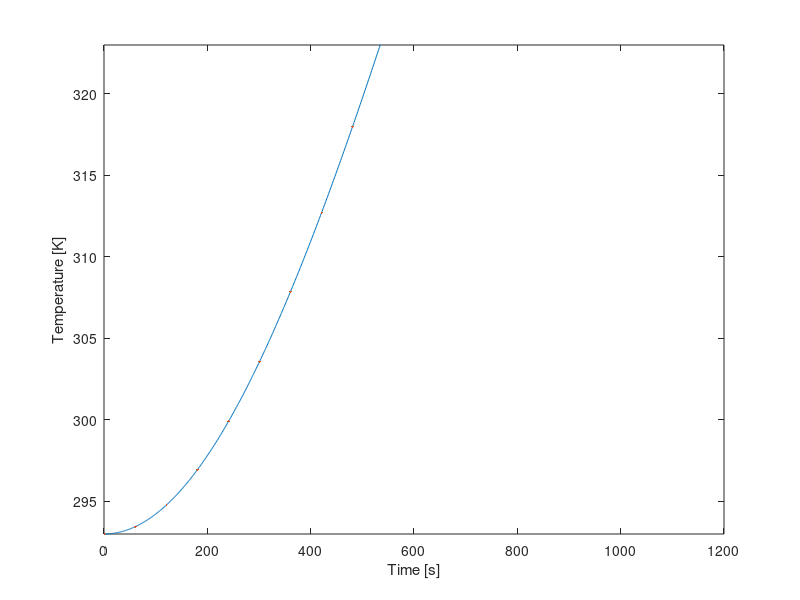
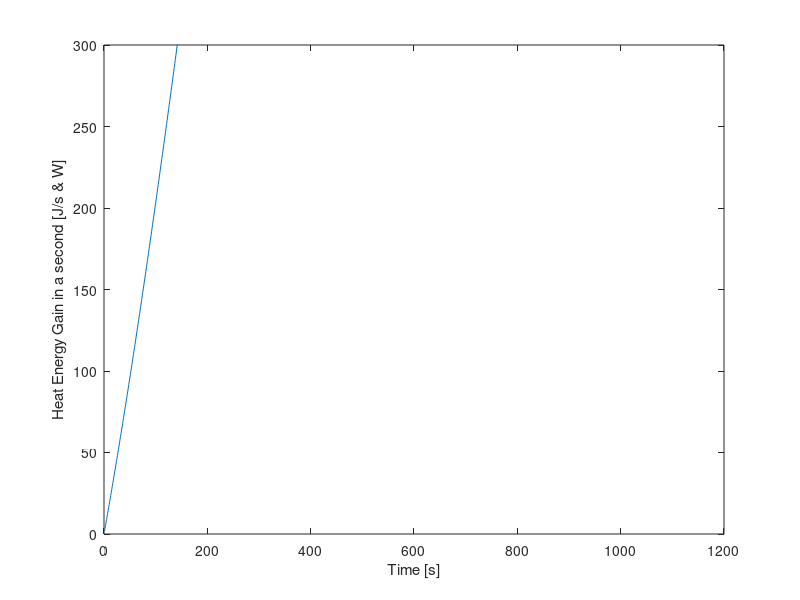
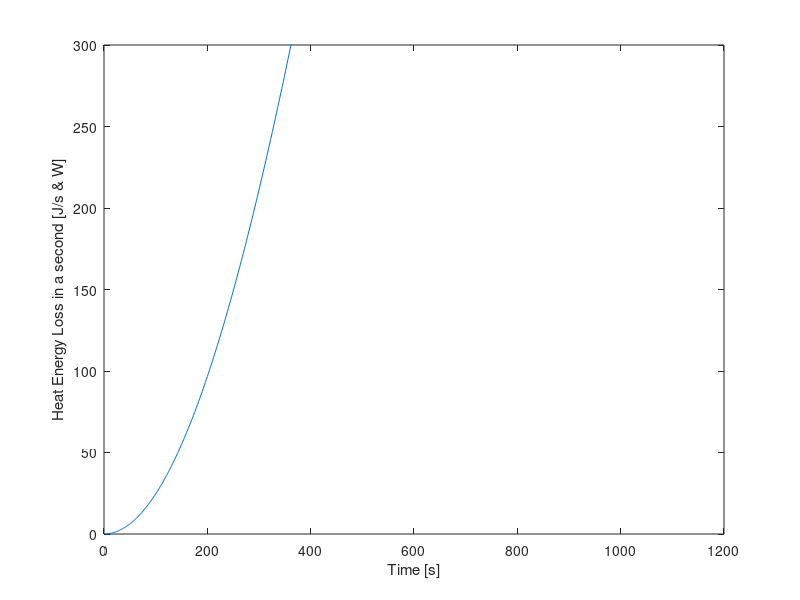

Write MATLAB code to recreate these figures, in order.
clear all, close all, clc
%% Setup
% This section contains the parameters of the setup (start of cycle)
i=1;                     %Value for plot
T_0 = 293;              %Starting temperature in [K], assumed for all fluids, gasses and materials
T_water = 293;              %Starting temperature water in [K]
T_al = 293;                 %Starting temperature aluminium in [K]
T_cu = 293;                 %Starting temperature copper in [K]
T_pvc = 293;                %Starting temperature PVC in [K]
T_pur = 293;                %Starting temperature polyurethane in [K]
T_air = 293;                %Starting temperature internal air in [K]
T_amb = 293;                %Starting temperature ambient (outside) air in [K]
t = 1;                      %Time at the start [s]
t_final=1200;               %Time at end cycle [s]
%% First order variables
%This section contains the properties and constants of the materials, but also fixed variables of the setup
%Copper tubing
r_inner_cu = 0.004;     %Inner radius copper tube [m]
r_outer_cu = 0.006;     %Outer radius copper tube [m]
roughness_cu = 0.0015;  %Pipe roughness [m]
length_cu = 6.85;       %Length copper tube [m]
epsilon_cu = 0.05;      %Emissivity copper [-]
rho_cu = 8960;          %Density copper [kg/m^3]
c_cu = 386;             %Specific heat copper [J/kg K]
k_cu = 400;             %Thermal conductivity copper [W/(m K)]
%PVC tubing
hsv_pvc_d = 0.0022;     %Thickness of the HSV PCV [m]
r_outer_pvc = 0.055;    %Outer radius PVC tube [m]
r_inner_pvc = r_outer_pvc - hsv_pvc_d ;   %Inner radius PVC tube [m]
r_outer_double_pvc = r_outer_pvc + hsv_pvc_d; %Outer Radius of double-layered PVC tube (near endcaps) [m]
length_pvc = 0.130;     %Length/Height PVC tube [m] (this was shown to be slightly longer during first building phase with no real means to cut it down to 0.125m)
length_cap_pvc = 0.034; %Length/Height of a PVC Endcap [m]
epsilon_pvc = 0.9;      %Emissivity PVC [-]
rho_pvc = 1330;         %Density PVC [kg/m^3]
k_pvc = 0.19;           %Thermal conductivity PVC [W/(m K)]
d_air_endcap = 0.01;    %Distance between Kingspan Therma and the PVC endcap. Used to determine therma resistance
%Polyurethane tubing
r_inner_pur = 0.004;    %Inner radius polyurethane tube [m]
r_outer_pur = 0.006;    %Outer radius polyurathane tube [m]
d_pur = 0.002;          %Wall Thickness polyurthane tube [m]
length_pur = 6;         %Length polyurethane tube [m]
epsilon_pur = 0.9;      %Emissivity polyurethane [-]
k_pur = 0.13;           %Thermal conducitivity polyurethane [W/(m K)]
%Aluminium plate
A_al = 1.085;           %Area aluminium plate [m^2]
epsilon_paint = 0.95;   %Emissivity black acrylic paint [-] 
rho_al = 2700;          %Density aluminium [kg/m^3]
d_al = 0.002;           %thickness aluminium plate [m]
k_al = 237;             %Thermal conductivity aluminium [W/(m K)]
c_al = 900;             %Specific heat aluminium [J/kg K]
%Water
rho_water_20C = 998;    %Density water at 20C [kg/m^3]
c_water = 4148;         %Specific heat water [J/kg K]
%Air
rho_air = 1.29;         %Density air at 20C [kg/m^3]
c_air = 1006;           %Specific heat air [J/kg K]
k_air = 0.025;          %Thermal conductivity air [W/m K]
%General Setup Wood Properties
k_wood = 0.12;       %Thermal Conductivity of Pinewood [W/m k]                       
d_wood = 0.054;      %Wood border thcikness [m], simplification, in reality 2 mm air pocket within 
A_wood = 0.3107;     %Inner Surface Area wood layer [m], slight simplification
%Kingspan Insulation Properties
ks_k = 0.022;     % Thermal Conductivity Kingspan insulation layer[W/(m*k)]
ks_d = 0.04;      % thickness of Kingspan insulation layer [m]
ks_spacer_d = 0.01; % Thickness of a single Kingspan spacer layer [m]
%Other
sigma = 5.67*10^-8;     %Stefan Boltzmann constant [W/(m^2 K^4)]
flowrate = 3/60000;     %Flowrate pump [m^3/s]
E = 1000;               %Irradiance artificial sun [W/m^2]
%% Second order variables
%Copper tube
A_outer_cu = 2 * pi * r_outer_cu * length_cu;       %Outer surface area copper tube [m^2]
A_inner_cu = 2 * pi * r_inner_cu * length_cu;       %Inner surface area copper tube [m^2]
A_exposed_cu = A_outer_cu/2;
V_cu = pi * r_inner_cu^2 * length_cu;               %Inner volume copper tube [m^3]
M_cu = V_cu * rho_cu;
%Surface areas and volume PVC tube
A_outer_pvc = 2 * pi * r_outer_pvc * length_pvc;    %Outer area PVC tube [m^2]
A_inner_pvc = 2 * pi * r_inner_pvc * length_pvc;    %Inner area PVC tube [m^2]
V_pvc = pi * r_inner_pvc^2 * length_pvc;            %Inner volume PVC tube [m^3]
%Surface areas and volume Polyurethane Tubing
A_outer_pur = 2 * pi * r_outer_pur * length_pur;    %Outer area Polyurethane Tubing [m^2]
A_inner_pur = 2 * pi * r_inner_pur * length_pur;    %Inner area Polyurethane Tubing [m^2]
V_pur = pi * r_inner_pur^2 * length_pur;            %Inner volume Polyurethane Tubing [m^3]
%Aluminium plate
V_al = A_al*0.002;                                  %Volume aluminium plate [m^3]
M_al = rho_al*V_al;                                 %Mass aluminium plate [kg]
%The following values are lifted from the earlier matlab model and are used to calculate (average) surface area of the Kingspan Insulation.
hsv_al_width = 0.04017;                                                                % Width of Aluminum Tape reflector section, [m]
hsv_therma_width_in = (hsv_al_width + (2*(sind(18)*0.010)));                           %'width' of kingspan therma plate on the inside, [m]
hsv_therma_width_out = (hsv_al_width + (2*(sind(18)*0.010))) + 2*(tand(18)*ks_d);      %'width' of kingspan therma plate on the outside, [m]
hsv_therma_a_in = length_pvc * hsv_therma_width_in;                                    %Area of kingspan therma plate on inside, [m^2]
hsv_therma_a_out = length_pvc * (hsv_therma_width_out);                                %Area of kingspan therma plate on outside, [m^2]
hsv_therma_a_avg = (hsv_therma_a_out + hsv_therma_a_in)/2;                             %Surface area in middle of therma plate, [m^2]
%The Heat Storage Vessel is seperated into two parts: one for the parts with overlap of endcaps and one for the part without 
pvc_ec_inner_length = length_cap_pvc - hsv_pvc_d;                                                       %Inner length of PVC Endcap [m]
hsv_pvc_a_single = (length_cap_pvc - (pvc_ec_inner_length * 2)) * ((r_inner_pvc+r_outer_pvc)/2) * 2 * pi; %Average PVC Surface Area for Heat Storage Vessel section without overlap [m]
hsv_pvc_a_double = (pvc_ec_inner_length * 2) * ((pvc_ec_inner_length+r_outer_double_pvc)/2) * 2 * pi;         %Average PVC Surface Area for Heat Storage Vessel sections with overlap [m]
pvc_ec_a = (r_outer_pvc)^2 * pi;                                                                         %Surface area of a single endcap, [m^2]
% Air Insulation Values
hsv_air_avgdist1 = ((0.010+0.00795)/2)*((length_pvc - (pvc_ec_inner_length * 2))/length_pvc) + ((0.0078+0.00575)/2)*((pvc_ec_inner_length * 2)/length_pvc); %Average distance of the heat reflector to the outer wall of the PVC body [m], USES PRE CALCULATED VALUES.  Accounts for the double layer PVC near the endcap, [m]
hsv_air_avg_a1 = length_pvc * (hsv_al_width - (2*(sind(18)*0.005)));       %Surface area at the average point between pvc and reflector [m^2], (TODO implement avgdist 1)
hsv_air_avgdist2 = 0.00905;                                                %Average distance between reflector and kingspan therma plate [m]
hsv_air_avg_a2 = length_pvc * (hsv_al_width + (2*(sind(18)*0.005)));       %Surface are at the average point between reflector and kingspan therma [m^2], (TODO implement avgdist 2)
%Aluminum Reflector Tape Properties
d_al_t = 0.0001;                            % Thickness of an aluminum reflector segment [m]
a_al_t = hsv_al_width * length_pvc;         % Area of a single heat reflector element. 10 are present in total [m^2]
    
% Convective heat transfer coefficients
h_air = 5.0;         %CVTH of still air [W/(m^2 K)], Range (4.0 to 5.9)
h_water = 100;      %CVTH of water [W/(m^2 K)], Range (100 to 15000), Unused
h_pvc = 5;        %CVTH PVC [W/(m^2 K)], Range (5 to 9)
h_al = 7;        %CVTH aluminium [W/(m^2 K)], Range (7 to 10)
h_kingspan = 10;   %CTVH of Kingspan-Therma insulation [W/(m^2 K)], Range (10 to 30) (Aluminum surface)
h_pur = 5;        %CVTH of Polyurethane [W/(m^2 K)], PLACEHOLDER 
h_cu = 7;            %CVTH copper [W/(m^2 K)], Range (7 to 10) PLACEHOLDER
%Radiative heat transfer coefficients
h_r_pvc = 0.1;       %RDTH of pvc [W/(m^2 K)], PLACEHOLDER
h_r_al = 0.08;       %RDTH of aluminium-foil [W/(m^2 K)], PLACEHOLDER 
h_r_Kingspan = 0.08;  %RDTH of Kingspan-Therma insulation [W/(m^2 K)], PLACEHOLDER
h_r_pur = 0.5;       %RDTH of Polyurethane [W/(m^2 K)], PLACEHOLDER
%Overall Heat Transfer Coefficients, (may change due to change in CVTH)
U_cu = 1700;         %OHTC water in copper [W/(m^2 K)] TODO check this, has large influence on final temp
U_pur = 120.76;      %OHTC water in polyurethane [W/(m^2 K)]
U_pvc = 4.21;       %OHTC water in PVC [W/(m^2 K)]
%Other
V_system = V_cu+V_pvc+V_pur;                  %Volume of system  

%Simplified without radiation
R_a = 1/((1/(h_pvc*(hsv_pvc_a_single+hsv_pvc_a_double))) + (log(r_outer_pvc/r_inner_pvc)/(2*pi*length_pvc*k_pvc))); %Convection from PVC into first air pocket, And conduction through PVC.
R_b = hsv_air_avgdist1 / (k_air * (10*hsv_air_avg_a1)); %Conduction through first air pocket
R_c = 1/((1/(h_al*(10*a_al_t))) + (d_al_t/k_al*(10*a_al_t))); %Convection from reflector to second air pocket, And conduction through reflector.
R_d = hsv_air_avgdist2 / (k_air * (10*hsv_air_avg_a2)); %Conduction through second air pocket
R_e = 1/((1/(h_kingspan*(10*hsv_therma_a_avg))) + (ks_d/(ks_k*(10*hsv_therma_a_avg)))); %Convection from Kingspan Therma to ambient, And conduction through Kingspan Therma.    
R_hsv_radial = R_a + R_b + R_c + R_d + R_e;
%Endcap (Assumed single endcap here. Second one will be accounted for in R_hsv_endcaps)
R_z = 1/((1/(k_pvc*pvc_ec_a)) + (hsv_pvc_d/(k_pvc*pvc_ec_a)));          %Convection from PVC into air gap, and conduction through pvc.
R_y = d_air_endcap/(k_air * pvc_ec_a);                                  %Conduction through air gap
R_x = 1/((1/(h_kingspan*pvc_ec_a)) + (ks_d/(ks_k*pvc_ec_a)));           %Convection from Kingspan Therma into outside atmosphere, and conduction through Kingspan Therma
R_hsv_endcaps = 1/(1/(R_z + R_y + R_x) + 1/(R_z + R_y + R_x));              %Total Equivalent Thermal resistance of both endcaps
R_hsv = 1/((1/R_hsv_radial) + (1/R_hsv_endcaps));
%misc thermal resistance 
R_al = d_al/(k_al * A_al);                    %Thermal resistance aluminium plate 
R_sol_air = 0.1;                                %Conductive thermal resistance air, PLACEHOLDER 
R_sol_wood = d_wood/(k_wood * A_wood) ;       %Conductive thermal resistance wood setup    
R_pur = 1/((1/(h_pur*(A_outer_pur))) + (log(r_outer_pur/r_inner_pur)/(2*pi*length_pur*k_pur))); %Thermal resistance of Polyurethane tube. Not accounting for rad
R_con = 1/((1/(h_cu*(0.2*(r_outer_cu*pi*2)))) + (log(r_outer_cu/r_inner_cu)/(2*pi*0.2*k_cu)))

%Empty Arrays
T_air = repmat(0, 1,t_final);
T_cu = repmat(0, 1,t_final);
T_al = repmat(0, 1,t_final);
T_water = repmat(0, 1,t_final);
T_pur = repmat(0, 1,t_final);
T_0 = repmat(0, 1,t_final);

%Insertion of starting values (temporary)
T_0(1) = 293;                  %Starting temperature in [K], assumed for all fluids, gasses and materials
T_water(1) = 293;              %Starting temperature water in [K]
T_al(1) = 293;                 %Starting temperature aluminium in [K]
T_cu(1) = 293;                 %Starting temperature copper in [K]
T_pur(1) = 293;                %Starting temperature polyurethane in [K]
T_air(1) = 293;                %Starting temperature internal air in [K]

A_contact_al_cu = length_cu * 0.002; %The contact patch area between the Aluminum and Copper. Simple lengthxwidth for area.
V_body_collector = 1.72*0.67*0.067;
M_air = V_body_collector*rho_air;   
%% Plotting info
for i = 1:t_final
    %Water Mass
    %rho_water = (999.83953 + 16.945176 * (1.00024*T_water(i)) - 7.9870401*10^-3 * (1.00024*T_water(i))^3 - 46.17046*10^-6* (1.00024*T_water(i))^3 +105.56302*10^-9 * (1.00024*T_water(i))^4 - 280.54253*10^-12 * (1.00024*T_water(i))^5)/(1+16.897850*10^-3 * (1.00024*T_water(i)));   %Density water
    M_water = V_system*rho_water_20C;       %Volume of water inside system. Can produce weird values if the rest doesnt work, likely not cause of issues.
    %%%%%%%%%%%%%%%%%%%%%%%%%%%%%%%%%%%%%%%%%%%%%%%%%%%    
    %Addition of Heat energy through radiation, And loss of heat in collector solids and air - Needs improvement
    Qdot_rad_al = E*(A_al-A_exposed_cu)*epsilon_paint;                                %Heat addition radiation on aluminium plate [W]   
    Qdot_rad_cu = E*length_cu*(r_outer_cu* pi)*epsilon_paint;          %Heat addition radiation on copper tube [W] (only half of tube exposed directly to light)
    T_al(i) = T_al(i)+(Qdot_rad_al/(M_al*c_al));                       %Temperature of aluminum as it heats up from radiation [k]
    T_cu(i) = T_cu(i)+(Qdot_rad_cu/(M_cu*c_cu));                       %Temperature of aluminum as it heats up from radiation [k]    
    %Losses to inside of collector space
    Qdot_loss_conv_al(i) = h_air*(A_al-A_exposed_cu)*(T_al(i)-T_air(i));                      %Heat loss convection aluminium plate [W] 
    T_al(i) = T_al(i)-(Qdot_loss_conv_al(i)/(M_al*c_al));                       %Temperature of aluminum as it heats up from radiation [k]   
    Qdot_loss_conv_cu(i) = h_air*(A_outer_cu)*(T_cu(i)-T_air(i));
    T_cu(i) = T_cu(i)-(Qdot_loss_conv_cu(i)/(M_cu*c_cu)); 
    %Heating of air inside of collector
    T_air(i) = T_air(i) + ((Qdot_loss_conv_cu(i)+Qdot_loss_conv_cu(i))/(M_cu*c_cu)); 
    %Heated air going back into collector Al and Cu by means of convection (This stabilizes the internal temperatures and ensures that the ambient air's heat can eventually make its way into the liq)
    Qdot_gain_conv_al(i) = h_air*(A_al-A_exposed_cu)*(T_al(i)-T_air(i));     
    Qdot_gain_conv_cu(i) = h_air*(A_al-A_exposed_cu)*(T_al(i)-T_air(i)); 
    T_al(i) = T_al(i)+(Qdot_gain_conv_al(i)/(M_al*c_al));      
    T_cu(i) = T_cu(i)+(Qdot_gain_conv_cu(i)/(M_cu*c_cu));    
        %By this point no external losses in the collector are accounted for, following section transports away heat energy into the water.
    
        
        
    Qdot_gain(i) = h_water*(A_inner_cu)*(T_cu(i)-T_water(i));   %Fill sum of energy gains here [J/s or W]
    T_water(i) = T_water(i) + (Qdot_gain(i)/(M_water*c_water));             %New Temperature of water due to heat gain in a single second, right side is Temp change in said second
    
    
    
    %Q_rad_cu = E*length_cu*(r_outer_cu*2 * pi)*epsilon_paint;            %Heat addition radiation on copper tube [W]
    %Q_rad_al = E*A_al*epsilon_paint;                                %Heat addition radiation on aluminium plate [W]
    %Q_loss_conv_al(i) = h_air*A_al*(T_al(i)-T_air(i));                      %Heat loss convection aluminium plate [W]
    %Q_loss_cond_al_cu = k_cu* A_exposed_cu*(T_al(i)-T_cu(i))/(r_outer_cu*2-r_inner_cu*2);  %dit klopt niet hlml maar weten A tussen plaat en buis niet %Heat loss conduction aluminium plate [W]
    %Q_losscond(i)= Q_loss_cond_al_cu;
    
    %Q_loss_cond_al(i) = (T_al(i)-T_air(i))/R_al ;                                       %Heat loss convection aluminium plate (other direction)
    %Q_loss_rad_cu(i) = sigma * epsilon_paint * A_outer_cu* (T_cu(i)^4 - T_air(i)^4);    %Heat loss radiation copper tube [W]
    %Q_loss_rad_al(i) = sigma * epsilon_paint * A_al * (T_al(i)^4- T_air(i)^4);          %Heat loss radiation aluminium plate [W]
    %%%%%%%%%%%%%%%%%%%%%%%%%%%%%%%%%%%%%%%%%%%%%%%%%%%
    %Liquid - loss - This works as intended
    Qdot_loss_hsv(i) = (T_water(i)-T_amb)/R_hsv ;                           %Heat loss hsv
    Qdot_loss_pur(i) = (T_water(i)-T_amb)/R_pur;                            %Heat loss polyurethane tubing 
    Qdot_loss_con(i) = (T_water(i)-T_amb)/R_con;                            %Heat loss of the two 10cm long press-fit coupling tube sections sticking out of HSV
    Qdot_loss(i) = Qdot_loss_hsv(i) + Qdot_loss_pur(i)+Qdot_loss_con(i);    %Sum all of the heat losses per second instance here
    T_water(i) = T_water(i)-(Qdot_loss(i)/(M_water*c_water));               %New Temperature of water due to heat loss in a single second, right side is Temp change in said second
    %%%%%%%%%%%%%%%%%%%%%%%%%%%%%%%%%%%%%%%%%%%%%%%%%%%
    %Bringing the values that were determined in this time step to the next one
    T_water(i+1) = T_water(i);                                              %brings current water temp over to the next time increment
    T_al(i+1) = T_al(i);
    T_cu(i+1) = T_cu(i);
    T_air(i+1) = T_air(i);
    %%%%%%%%%%%%%%%%%%%%%%%%%%%%%%%%%%%%%%%%%%%%%%%%%%%
    %Plotting code
    y(i) = T_water(i);                                                      %Inserts current temp into its respective place in y for plotting
    t = t + 1;                                                              %1 stands for 1 step for time
    x(i) = i;                                                               %time is on x axis
    i = i + 1;                                                              %1 step added for plot
end
%% Actual plot
%Temperature
figure(1)
plot(x,y)
hold on
plot(x(1:60:t_final),y(1:60:t_final), '.', 'Markersize', 5)
hold off
xlim([0, t_final]);
ylim([293, 323]);
xlabel('Time [s]');
ylabel('Temperature [K]');
%Plot of Heat Energy Gain per Second
figure(2)
plot(x,Qdot_gain)
xlim([0, t_final]);
ylim([0, 300]);
xlabel('Time [s]');
ylabel('Heat Energy Gain in a second [J/s & W]');
%Plot of Heat Energy Loss per Second
figure(3)
plot(x,Qdot_loss)
xlim([0, t_final]);
ylim([0, 300]);
xlabel('Time [s]');
ylabel('Heat Energy Loss in a second [J/s & W]');
